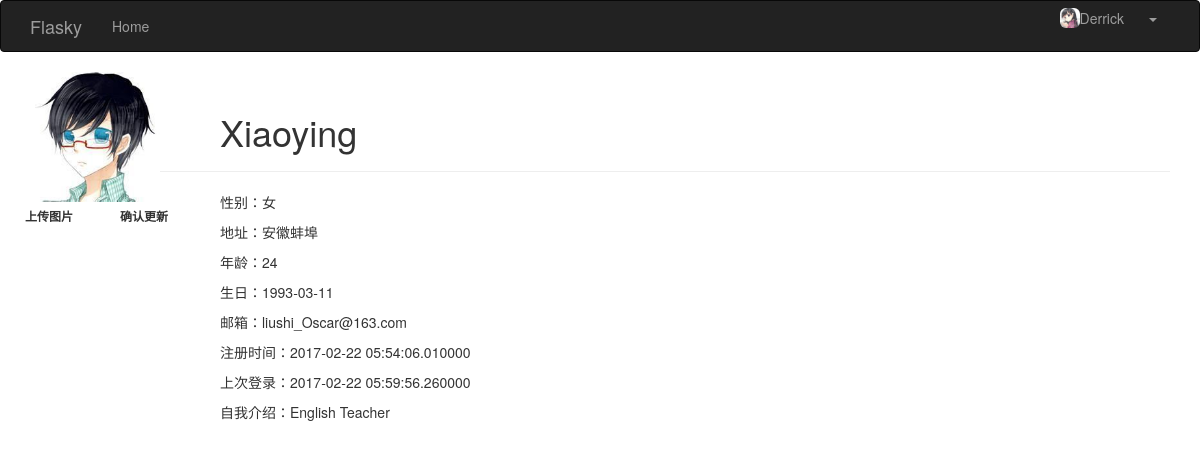
Page /profile/Xiaoying (signed in) on the committed database.
### app/models.py (models this page shows)
class User(UserMixin,db.Model):
	__tablename__='users'
	id = db.Column(db.Integer, primary_key=True)
	username = db.Column(db.String(128), unique=True, index=True)
	gender = db.Column(db.String(32))
	address = db.Column(db.String(128))
	age=db.Column(db.Integer)
	date_of_born = db.Column(db.String(32))
	password_hash = db.Column(db.String(128))
	email = db.Column(db.String(64))
	selfintr=db.Column(db.String(256))
	role_id=db.Column(db.Integer,db.ForeignKey('roles.id'))
	confirmed=db.Column(db.Boolean,default=False)
	member_since=db.Column(db.DateTime(),default=datetime.utcnow)
	last_login=db.Column(db.DateTime(),default=datetime.utcnow)
	head_img=db.Column(db.String)
	def  __init__(self,**kwargs):
		super(User,self).__init__(**kwargs)
		if self.role is None:
			if self.email==current_app.config['FLASKY_ADMIN']:
				self.role=Role.query.filter_by(permission=0xff).first()
			if self.role is None:
				self.role=Role.query.filter_by(default=True).first()
	def can(self,Permission):
		return self.role is not None and (self.role.permission&Permission)==Permission
	def is_administrator(self):
		return self.can(Permission.ADMINISTER)
	@property
	def password(self):
		raise AttributeError('Password can not be read!')\
	@password.setter       # Enable to set password
	def password(self,password):
		self.password_hash=generate_password_hash(password)
	def checkout_password(self,password):
		return check_password_hash(self.password_hash, password)
	def generate_confirmation_token(self,expiration=3600):
		s=Serializer(current_app.config['SECRET_KEY'],expiration)
		token=s.dumps({'confirm':self.id})
		return token
	def confirm(self,token):
		s=Serializer(current_app.config['SECRET_KEY'])
		try:
			data=s.loads(token)
		except:
			return False
		if data.get('confirm') != self.id:
			return False
		self.confirmed=True
		db.session.add(self)
		return True

### app/main/views.py (the view)
@main.route('/profile/<username>')
@login_required
def profile(username):
    user=User.query.filter_by(username=username).first()
    if user is not None:
        return render_template('user.html',user=user)
    else:
        flash('%s is not registered!'%username)
        return redirect(url_for('main.index'))

### app/auth/views.py (called while the page is built)
@auth.before_app_request
def last_login():
	if current_user.is_authenticated:
		current_user.last_login=datetime.utcnow()

@auth.before_app_request
def before_request():
	if current_user.is_authenticated and not current_user.confirmed and request.endpoint[:5]!='auth.' and request.endpoint!='static':
		return redirect(url_for('auth.unconfirmed'))

### app/main/__init__.py (called while the page is built)
@main.app_context_processor
def inject_permission():
	return dict(Permission=Permission)

### app/models.py (called while the page is built)
@login_manager.user_loader
def load_user(user_id):
	return User.query.get(int(user_id))

### app/templates/user.html (shortened to what this page needs)
{% extends "base.html" %}
{% block page_content %}
<div class="row col-md-2">
    <img class="img-rounded profile-relativa" src="{{user.head_img}}" height="130" width="130"/>
    <form action="{{url_for('main.upload_file')}}" method="POST" enctype=multipart/form-data>
        <div class="row">
            <label class="button button_primary col-md-6 btn-sm" for="xFile">上传图片</label>
            <label class="button button_primary col-md-6 btn-sm" for="xSubmit">确认更新</label>
        </div>
    </form>
</div>
<div class="page-header">
    <div class="col-md-offset-2">
        <h1>{{user.username}}</h1>
    </div>
</div>
<div class="col-md-offset-2">
    <p>性别：{{ user.gender }}</p>
    <p>地址：{{ user.address }}</p>
    <p>年龄：{{ user.age }}</p>
    <p>生日：{{ user.date_of_born }}</p>
    <p>邮箱：{{ user.email }}</p>
    <p>注册时间：{{ user.member_since }}</p>
    <p>上次登录：{{ user.last_login }}</p>
    <p>自我介绍：{{ user.selfintr }}</p>
</div>
{% endblock %}

### app/templates/base.html (shortened to what this page needs)
{% extends "bootstrap/base.html" %}
{% block head %}
{{ super() }}
<link rel="stylesheet" type="text/css" href="{{ url_for('static', filename='styles.css') }}">
{% endblock %}
{% block navbar %}
<div class="navbar navbar-inverse" role="navigation">
    <div class="container">
        <div class="navbar-header">
            <a class="navbar-brand" href="{{ url_for('main.index') }}">Flasky</a>
        </div>
        <div class="navbar-collapse collapse">
            <ul class="nav navbar-nav">
                <li><a href="{{ url_for('main.index') }}">Home</a></li>
            </ul>
            <ul class="nav navbar-nav navbar-right">
                {% if current_user.is_authenticated %}
                <div class="btn-group">
                    <a class="btn btn-link" href="{{ url_for('main.profile',username=current_user.username)}}">
                        <img src={{current_user.head_img}} class="img-rounded pull-left" height="20" width="20"/>
                        {{current_user.username}}
                    </a>
                    <a class="btn dropdwon-toggle btn-link" data-toggle="dropdown" href="#">
                        <span class="caret"></span>
                    </a>
                </div>
                {% else %}
                <div class="btn-group" role="group">
                    <button type="button" class="btn btn-link " onclick="window.location.href=('{{url_for('auth.login')}}')">Sign In</button>
                    <button type="button" class="btn btn-link " onclick="window.location.href=('{{url_for('auth.register')}}')">Register</button>
                </div>
                {% endif %}
            </ul>
        </div>
    </div>
</div>
{% endblock %}
{% block content %}
<div class="container">
    {% block page_content %}{% endblock %}
</div>
{% endblock %}

### rows in the picture
User: head_img (picture), username "Derrick"
User: head_img (picture), username "Xiaoying", gender "女", address "安徽蚌埠", age "24", date_of_born "1993-03-11", email "liushi_Oscar@163.com", member_since "2017-02-22 05:54:06.010000", last_login "2017-02-22 05:59:56.260000", selfintr "English Teacher"
